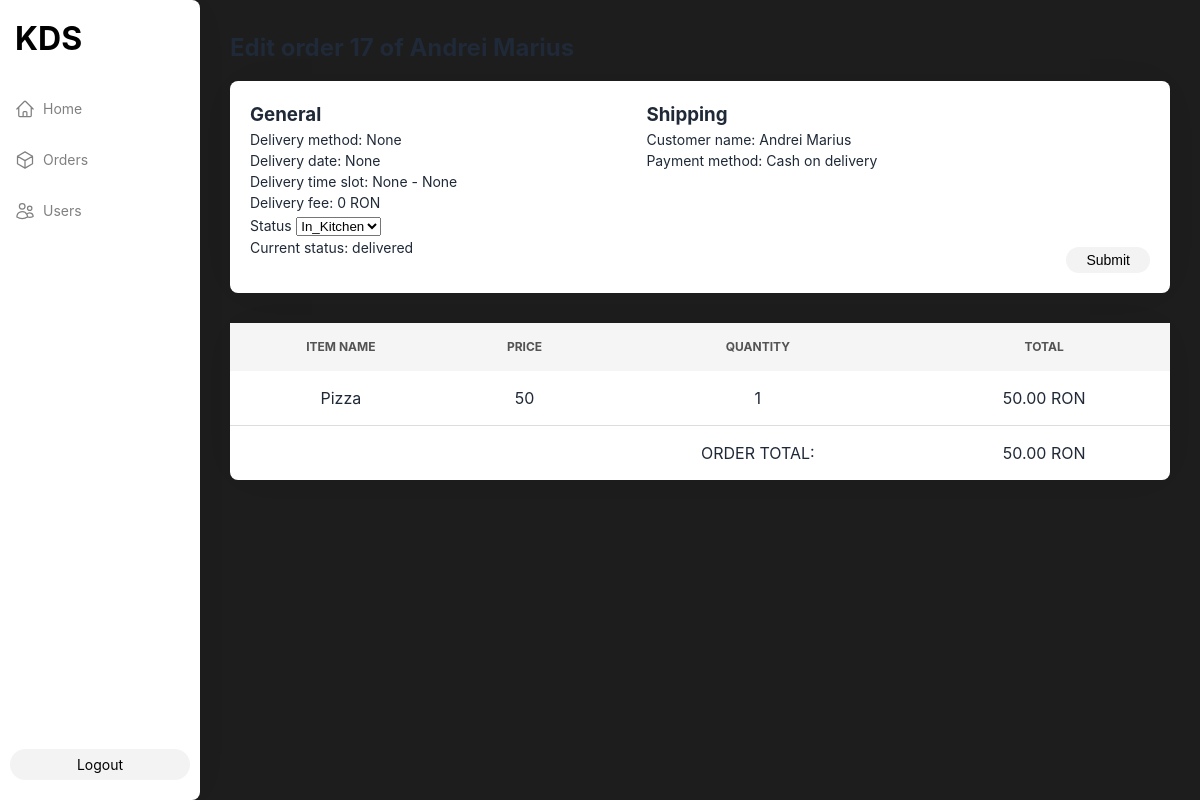
Screenshot of /order/17/edit (signed in) with the database file from the repository.
### models.py (models this page shows)
class Order(db.Model):
    __tablename__ = 'orders'
    __table_args__ = (
        db.UniqueConstraint('fk_order_store_id', 'woo_order_id', name='uq_orders_store_woo_order'),
    )
    id = db.Column(db.Integer, primary_key=True)
    woo_order_id = db.Column(db.Integer, index=True, nullable=False)
    addons = db.Column(db.JSON, default=dict)
    status = db.Column(
        db.String(20),
        nullable=False,
        default="in_kitchen",
        server_default="in_kitchen"
    )
    store_id = db.Column(
        "fk_order_store_id",
        db.Integer,
        db.ForeignKey("stores.id", name="fk_order_store_id", ondelete="CASCADE"),
        nullable=False,
    )
    created_at = db.Column(db.DateTime, index=True)
    delivered_at = db.Column(db.DateTime, index=True)
    customer_name = db.Column(db.String(120))
    payment_method = db.Column(db.String(50))
    total = db.Column(db.Numeric(10, 2))
    line_items = db.Column(db.JSON)

### order_routes.py (the view, shortened to what this page needs)
@orders_bp.route('/order/<int:id>/edit', methods=["GET", "POST"])
@login_required
def edit_order(id):
    order = Order.query.filter_by(id=id).first()
    if not order:
        flash("Error viewing the order", "error")
        return redirect(url_for('orders.show_orders'))
    store = Store.query.filter_by(user_id=session.get('user_id')).first()
    if not store:
        flash("Store is not set up", "error")
        return redirect(url_for('orders.show_orders'))
    return render_template('edit_order.html', order=order, store=store)

### app.py (called while the page is built)
def role_injection():
    return dict(role = session.get("role"))

def clock_injection():
    return dict(clock = datetime.now().strftime("%H:%M"))

def user_injection():
    curr_user = None
    if 'user_id' in session:
        curr_user = User.query.get(session.get('user_id')).username
    return dict(curr_user = curr_user)

### extensions.py (called while the page is built)
def login_required(f):
    @wraps(f)
    def decorated_function(*args, **kwargs):
        if "user_id" not in session:
            return redirect(url_for('login'))
        return f(*args, **kwargs)
    return decorated_function

### templates/edit_order.html (shortened to what this page needs)
{% extends "base.html" %}
{% block content %}
<div class="edit-order-content">
    <h2>Edit order {{ order.id }} of {{ order.customer_name }}</h2>
    <form class="edit-order-form" method="POST">
        <div class="general-info">
            <h3>General</h3>
            {% if 'delivery_date_and_time' in store.addons %}
                <p>Delivery method: {{ order.addons.get('delivery_date_and_time', {}).get('delivery_method', None) | title }}</p>
                <p>Delivery date: {{ order.addons.get('delivery_date_and_time', {}).get('delivery_date', None) }}</p>
                <p>Delivery time slot: {{ order.addons.get('delivery_date_and_time', {}).get('time_slot_start_time', None) }} - {{ order.addons.get('delivery_date_and_time', {}).get('time_slot_end_time', None) }}</p>
                <p>Delivery fee: {{ order.addons.get('delivery_date_and_time', {}).get('time_slot_fee', 0) }} RON</p>
            {% endif %}
            <div class="status">
                <label for="status">Status</label>
                <select name="status" id="status">
                    {% set options = ["in_kitchen", "ready", "delivered"] %}
                    {% for option in options %}
                        <option value="{{ option }}">{{ option.title() }}</option>
                    {% endfor %}
                </select>
                <p>Current status: {{ order.status }}</p>
            </div>
        </div>
        <div class="shipping-info">
            <h3>Shipping</h3>
            <p>Customer name: {{ order.customer_name }}</p>
            <p>Payment method:
                {% if order.payment_method == "cod" %}
                    Cash on delivery
                {% elif order.payment_method == "bacs" %}
                    Bank transfer
                {% endif %}
            </p>
        </div>
        <div class="submit">
            <input class="admin-button" id="edit-order-button" type="submit">
        </div>
    </form>
    <table class="edit-order-items">
        <tr>
            <th>Item name</th>
            <th>Price</th>
            <th>Quantity</th>
            <th>Total</th>
        </tr>
        {% for item in order.line_items %}
            <tr>
                <td>{{ item.name }}</td>
                <td>{{ item.price }}</td>
                <td>{{ item.quantity }}</td>
                <td>{{ item.total }} RON</td>
            </tr>
        {% endfor %}
        <tr>
            <td></td>
            <td></td>
            <td>ORDER TOTAL:</td>
            <td>{{ order.total }} RON</td>
        </tr>
    </table>
</div>
{% endblock %}

### static/css/style.css (style rules this page uses)
* { box-sizing: border-box; margin: 0; padding: 0; }
body { position: relative; font-family: 'Inter', 'Roboto', sans-serif; line-height: 1.5; color: #1f2937 }
.admin-button { font-size: 14px; color: black; background-color: #f3f3f3; border-radius: 30px; box-shadow: none; text-decoration: none; padding: 5px 20px; border: none; cursor: pointer; }
.edit-order-content { margin: 30px; }
.edit-order-content h2 { margin-bottom: 15px; }
.edit-order-form { display: flex; flex-direction: row; justify-content: space-between; background-color: white; width: 100%; padding: 20px; margin-bottom: 30px; border-radius: 8px; box-shadow: 0px 0px 40px -20px rgba(0,0,0,0.2); }
.general-info, .billing-info, .shipping-info { display: flex; flex-direction: column; margin-bottom: 15px; }
.edit-order-form p, label { font-size: 14px; }
.submit { display: flex; align-items: flex-end; }
.edit-order-items { width: 100%; background-color: white; border-spacing: 0px; border-collapse: separate; border-radius: 8px; box-shadow: 0px 0px 40px -20px rgba(0,0,0,0.2); }
.edit-order-items td, .orders-items th { padding: 15px; text-align: center; border-bottom: 1px solid #ddd; }
.edit-order-items th { background-color: #f5f5f5; padding: 15px; font-size: 12px; color: #535353; text-transform: uppercase; }
.edit-order-items tr:last-child td { border-bottom: none; }

### rows the page displays
Order: addons.get "None", addons.get "0", status "delivered", customer_name "Andrei Marius", name "Pizza", price "50", quantity "1", total "50.00"

### other values shown
form field status "In_Kitchen"
